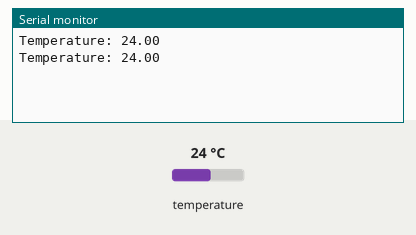
The sketch below on a simulated ESP32. Parts: the last lines printed to the serial monitor. Inputs (shaded band) come from the test bench; at power-on: temperature 24 °C.

Above: at 7.3 s.
7.4 s: temperature set to 12 °C
At 12.7 s:
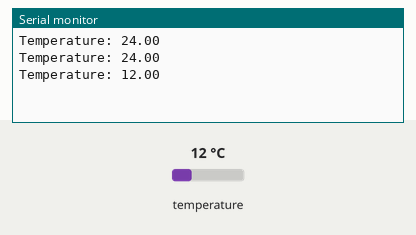
14.1 s: temperature set to 19 °C
At 19.3 s:
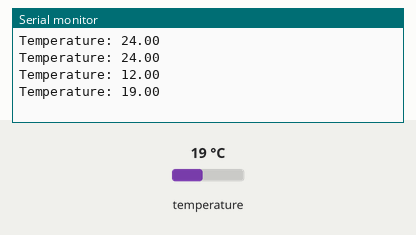
Timing chart, 0 to 20.8 s (numbered marks = the images above; inputs shaded):
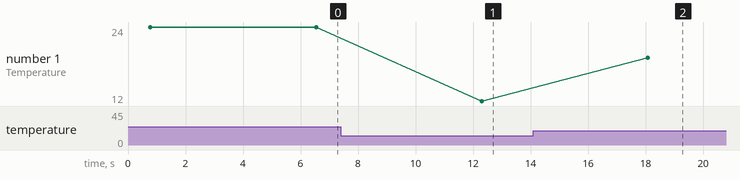

The sketch:

tempTest.ino
```cpp
#include <OneWire.h>
#include <DallasTemperature.h>
int tempPin = 14;
OneWire oneWire(tempPin);
DallasTemperature sensors(&oneWire);


void setup() {
  // put your setup code here, to run once:
  Serial.begin(115200);
  sensors.begin();
}

void loop() {
  // put your main code here, to run repeatedly:
  float temp = getTemp();
  Serial.print("Temperature: ");
  Serial.println(temp);
  delay(5000);
}
int getTemp(){
  sensors.requestTemperatures();
  float Temp_C = sensors.getTempCByIndex(0);
  return Temp_C;
}
```

Measured:
- after the input at 7.4 s, the serial monitor: prints a new line after 4.9 s (image 1)
- after the input at 14.1 s, the serial monitor: prints a new line after 4.0 s (image 2)
- plotted number 1: 24 → 12 after the input at 7.4 s, 12 → 19 after the input at 14.1 s
